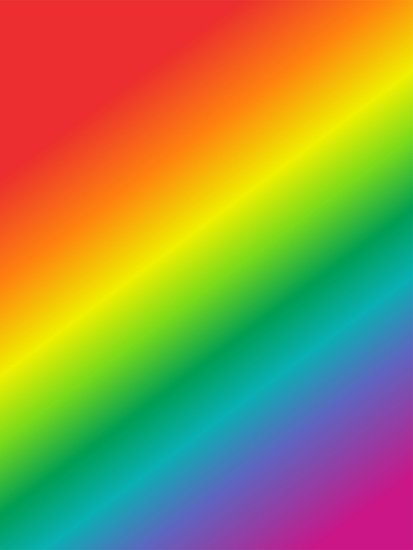
#> input picture ComputerVisionWithPython/DATA/rainbow.jpg, 413 x 550 px
$ jupyter execute --allow-errors 05_Gradient.ipynb
#> lines starting #> are read from the running program, lines starting #| are printed output that depends on the picture
[cell 1]
## Library Import ##
import cv2 as cv
import numpy as np
import matplotlib.pyplot as plt

[cell 2]
def showImg(imgMat):
    fig = plt.figure(figsize=(10, 12))
    ax = fig.add_subplot(1, 1, 1)
    ax.imshow(imgMat)

[cell 3]
## Brick Image Import
rainbow = cv.imread("../DATA/rainbow.jpg")
#> rainbow is the input picture: shape (550, 413, 3); mean B, G, R 72.8, 142.3, 152.3
showBrick = cv.cvtColor(rainbow, cv.COLOR_BGR2RGB)
showImg(showBrick)

[cell 4]
rainbow.shape[:2]
#> Out = (550, 413)

[cell 5]
mask = np.zeros(rainbow.shape[:2], np.uint8)

[cell 6]
plt.imshow(mask, cmap='gray')
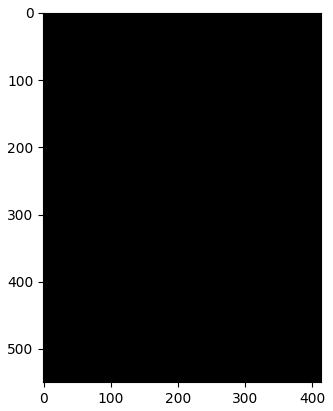
#> figure drawn by matplotlib, 1 panel

[cell 7]
mask[300:400, 100:400] = 255

[cell 8]
plt.imshow(mask, cmap="gray")
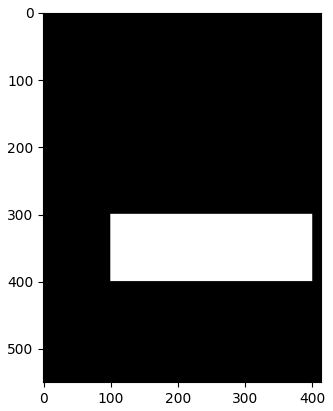
#> figure drawn by matplotlib, 1 panel

[cell 9]
maskedRainbow = cv.bitwise_and(rainbow, rainbow, mask=mask )
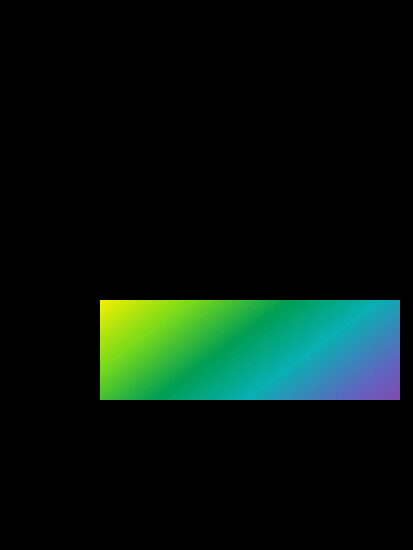
#> maskedRainbow: shape (550, 413, 3); mean B, G, R 14.7, 22.5, 6.8

[cell 10]
plt.imshow(maskedRainbow)

[cell 11]
masked_rainbow_hist = cv.calcHist([rainbow], [2], mask=mask, histSize=[256], ranges=[0, 256])
#> masked_rainbow_hist = 256 values, max 1332 at index 1, min 0 at index 221, mean 117.2
plt.plot(masked_rainbow_hist)
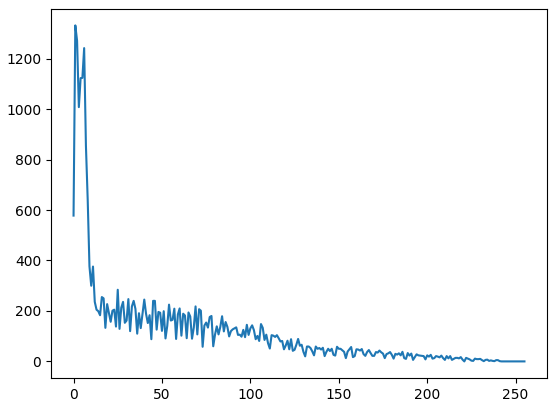
#> figure drawn by matplotlib, 1 panel; curve peaks at x = 1, y = 1332

[cell 12]
## Importing Gorilla Image
gorilla = cv.imread("../DATA/gorilla.jpg")
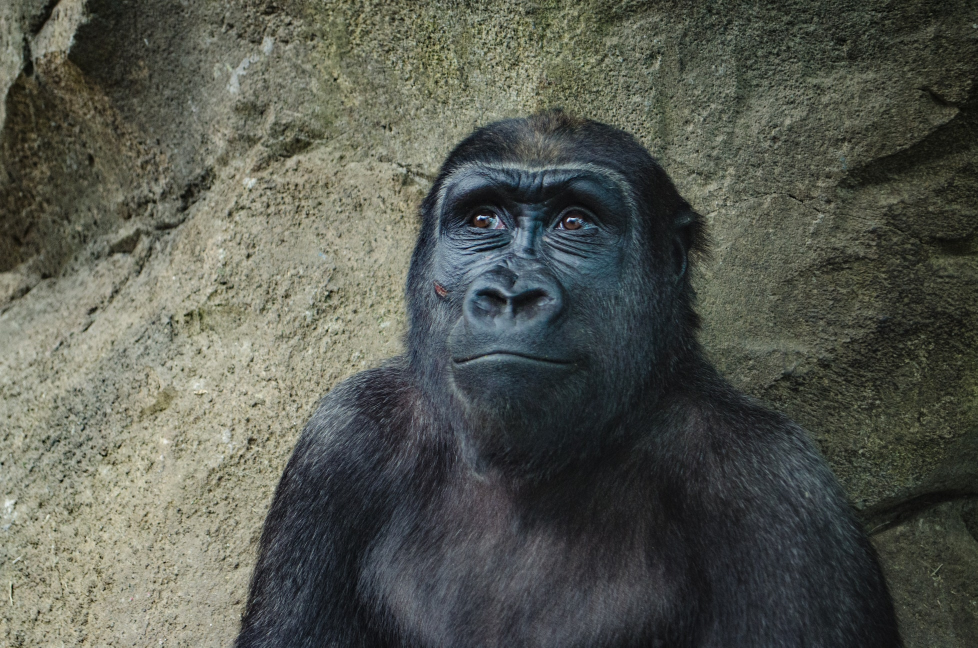
#> input picture ComputerVisionWithPython/DATA/gorilla.jpg, 1955 x 1295 px (shown at 1/2 size)
#> gorilla is the input picture: shape (1295, 1955, 3); mean B, G, R 80.4, 88.9, 86
RGB_gorilla = cv.cvtColor(gorilla, cv.COLOR_BGR2RGB)
Gray_gorilla = cv.cvtColor(gorilla, cv.COLOR_BGR2GRAY)
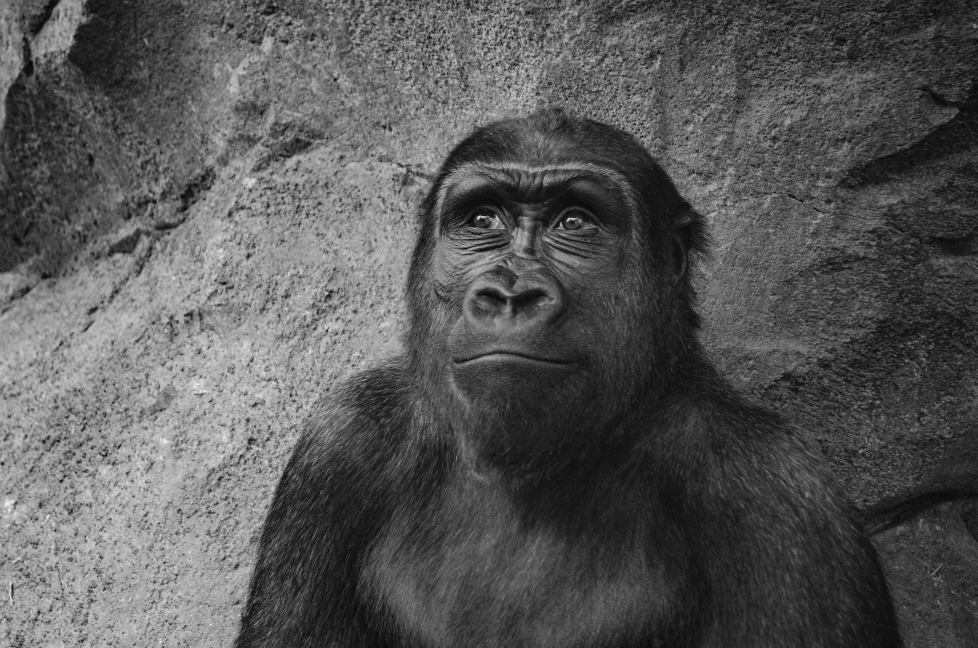
#> Gray_gorilla: shape (1295, 1955) (shown at 1/2 size); min 0, max 255, mean 87.1
plt.imshow(Gray_gorilla, cmap="gray")

[cell 13]
Gray_gorilla_hist = cv.calcHist([Gray_gorilla], [0], mask=None, histSize=[255], ranges=[0, 255])
#> Gray_gorilla_hist = 255 values, max 24421 at index 38, min 0 at index 245, mean 9928.3

[cell 14]
plt.plot(Gray_gorilla_hist)
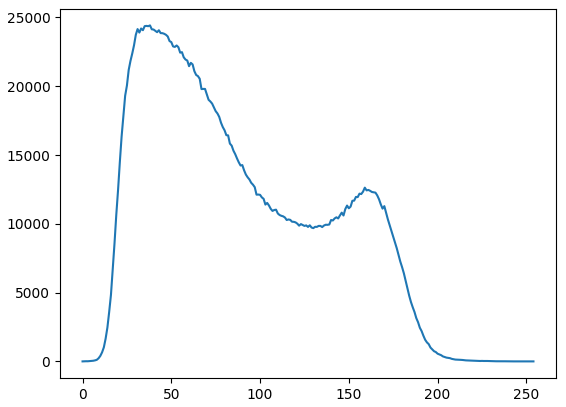
#> figure drawn by matplotlib, 1 panel; curve peaks at x = 38, y = 24421

[cell 15]
eq_gorilla = cv.equalizeHist(Gray_gorilla)
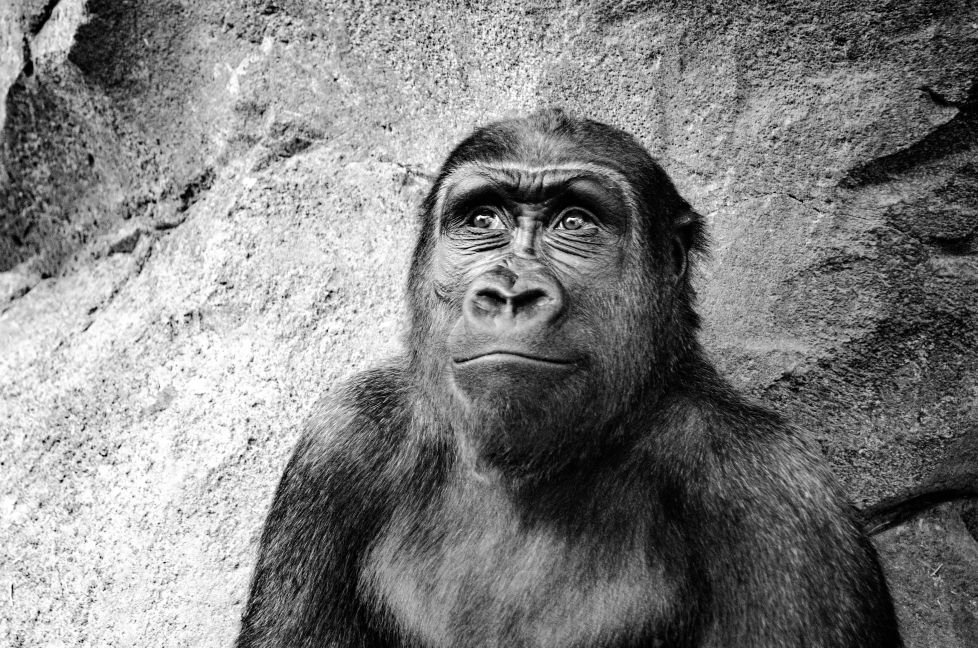
#> eq_gorilla: shape (1295, 1955) (shown at 1/2 size); min 0, max 255, mean 128.3

[cell 16]
plt.imshow(eq_gorilla, cmap='gray')

[cell 17]
Gray_eq_gorilla_hist = cv.calcHist([eq_gorilla], [0], mask=None, histSize=[255], ranges=[0, 255])
#> Gray_eq_gorilla_hist = 255 values, max 24421 at index 45, min 0 at index 6, mean 9907.2
plt.plot(Gray_eq_gorilla_hist)
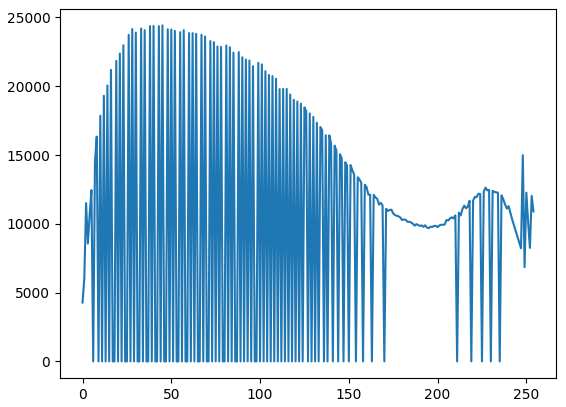
#> figure drawn by matplotlib, 1 panel; curve peaks at x = 45, y = 24421
